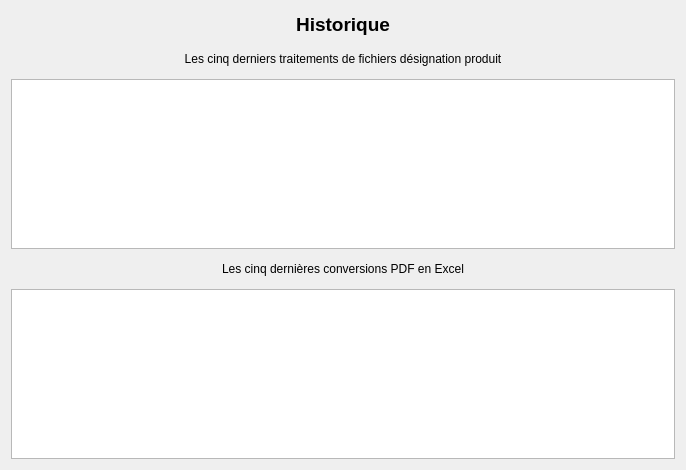
<?xml version="1.0" encoding="UTF-8"?>
<ui version="4.0">
 <class>Form</class>
 <widget class="QWidget" name="Form">
  <property name="geometry">
   <rect>
    <x>0</x>
    <y>0</y>
    <width>686</width>
    <height>470</height>
   </rect>
  </property>
  <property name="windowTitle">
   <string>Historique</string>
  </property>
  <layout class="QVBoxLayout" name="verticalLayout">
   <item>
    <widget class="QLabel" name="label">
     <property name="text">
      <string>&lt;html&gt;&lt;head/&gt;&lt;body&gt;&lt;p align=&quot;center&quot;&gt;&lt;span style=&quot; font-size:14pt; font-weight:700;&quot;&gt;Historique&lt;/span&gt;&lt;/p&gt;&lt;/body&gt;&lt;/html&gt;</string>
     </property>
    </widget>
   </item>
   <item>
    <widget class="QLabel" name="label_2">
     <property name="text">
    <string>&lt;html&gt;&lt;head/&gt;&lt;body&gt;&lt;p align=&quot;center&quot;&gt;Les cinq derniers traitements de fichiers désignation produit&lt;/p&gt;&lt;/body&gt;&lt;/html&gt;</string>
     </property>
     <property name="wordWrap">
      <bool>true</bool>
     </property>
    </widget>
   </item>
   <item>
    <widget class="QListWidget" name="listWidget">
     <property name="minimumSize">
      <size>
       <width>0</width>
       <height>170</height>
      </size>
     </property>
     <property name="maximumSize">
      <size>
       <width>16777215</width>
       <height>170</height>
      </size>
     </property>
    </widget>
   </item>
   <item>
    <widget class="QLabel" name="label_3">
     <property name="text">
    <string>&lt;html&gt;&lt;head/&gt;&lt;body&gt;&lt;p align=&quot;center&quot;&gt;Les cinq dernières conversions PDF en Excel&lt;/p&gt;&lt;/body&gt;&lt;/html&gt;</string>
     </property>
     <property name="wordWrap">
      <bool>true</bool>
     </property>
    </widget>
   </item>
   <item>
    <widget class="QListWidget" name="listWidget_2">
     <property name="minimumSize">
      <size>
       <width>0</width>
       <height>170</height>
      </size>
     </property>
     <property name="maximumSize">
      <size>
       <width>16777215</width>
       <height>170</height>
      </size>
     </property>
    </widget>
   </item>
  </layout>
 </widget>
 <resources/>
 <connections/>
</ui>
